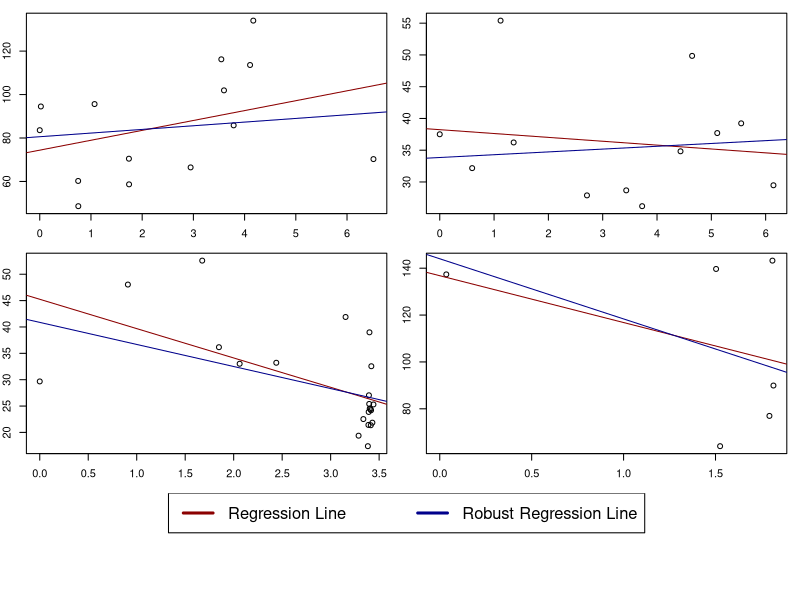
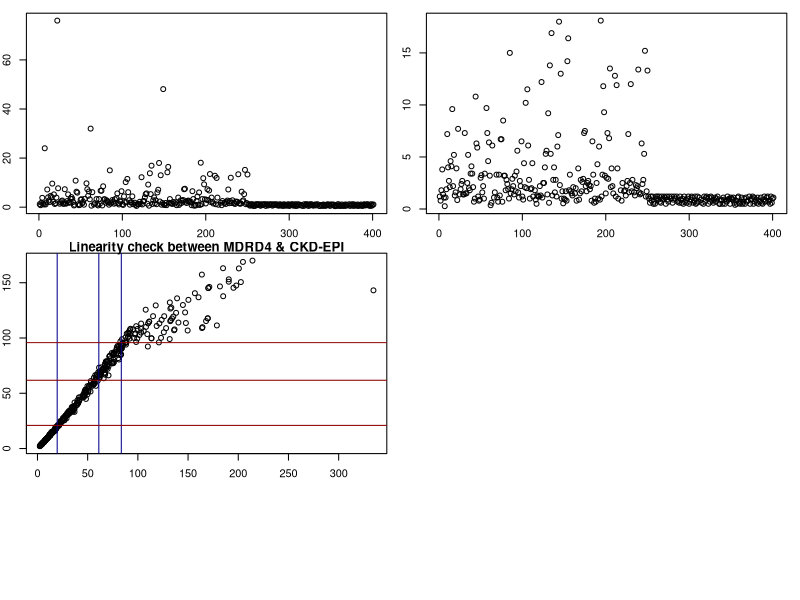
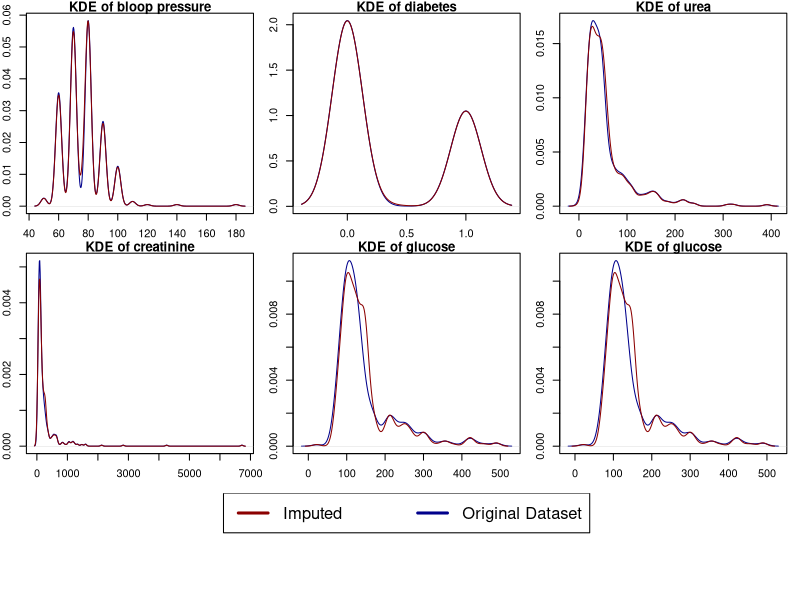

The R source for these figures, in order:
## ---- chunk 1
knitr::opts_chunk$set(echo = TRUE)
require(dplyr)
require(tidyr)
require(data.table)
require(magrittr)
require(ggplot2)
## ---- chunk 2
is.nan.data.frame <- function(x)
  do.call(cbind, lapply(x, is.nan))
## ---- chunk 3
# Enter code here.

# reading datasets and setting primary keys
longegfr1 = data.table(fread('./data/longegfr1.csv'), key=c('id', 'fu.years'))
longegfr2 = data.table(fread('./data/longegfr2.csv'), key=c('ID', 'fu.years'))
colnames(longegfr2) = c('id','fu.years','egfr') # change column names to make joining easier
pk = c('id','fu.years')
longegfr = merge(longegfr1,
                 longegfr2,
                 by=pk,
                 all=TRUE)[order(id,fu.years)] # FULL OUTER JOIN
longegfr %>% summary()
## ---- chunk 4
# Enter code here.
longegfr[,mean_egfr:=mean(egfr),
         by=id]
longegfr[,count_egfr:=length(fu.years),
         by=id]
longegfr[,fu_total:=max(fu.years)-min(fu.years),
         by=id]
summary(longegfr)
longegfr
longegfr$bag_egfr = cut(longegfr$mean_egfr, c(0,15,30,60,90,Inf))

longegfr_nas = longegfr[,sum(is.na(mean_egfr)), by=id]
longegfr_nas[,missing_ind:=ifelse(V1>0,1,0)]
patients_egfr_na = longegfr_nas[,sum(missing_ind)]
cat('There are', patients_egfr_na, 'patients with missing values for \'mean egfr\'')
## ---- chunk 5
# Enter code here.
egfr_90_plus = unique(longegfr[mean_egfr>90, .(id,sex,baseline.age,mean_egfr, count_egfr),])[order(mean_egfr)]
egfr_90_plus
## ---- chunk 6
# Enter code here.
patient_id = c(3,37,162,223)
subset = longegfr[id %in% patient_id, .(id, fu.years, egfr)][order(id, fu.years)]
subset_1 = subset[id==patient_id[1]]
subset_2 = subset[id==patient_id[2]]
subset_3 = subset[id==patient_id[3]]
subset_4 = subset[id==patient_id[4]]
subset_1_rob = subset_1[!(egfr==max(egfr, na.rm=TRUE) | egfr==min(egfr, na.rm=TRUE))]
subset_2_rob = subset_2[!(egfr==max(egfr, na.rm=TRUE) | egfr==min(egfr, na.rm=TRUE))]
subset_3_rob = subset_3[!(egfr==max(egfr, na.rm=TRUE) | egfr==min(egfr, na.rm=TRUE))]
subset_4_rob = subset_4[!(egfr==max(egfr, na.rm=TRUE) | egfr==min(egfr, na.rm=TRUE))]

reg1 = lm(subset_1[,egfr] ~ subset_1[,fu.years])
reg2 = lm(subset_2[,egfr] ~ subset_2[,fu.years])
reg3 = lm(subset_3[,egfr] ~ subset_3[,fu.years])
reg4 = lm(subset_4[,egfr] ~ subset_4[,fu.years])
reg1_rob = lm(subset_1_rob[,egfr] ~ subset_1_rob[,fu.years])
reg2_rob = lm(subset_2_rob[,egfr] ~ subset_2_rob[,fu.years])
reg3_rob = lm(subset_3_rob[,egfr] ~ subset_3_rob[,fu.years])
reg4_rob = lm(subset_4_rob[,egfr] ~ subset_4_rob[,fu.years])

coef_1 = summary(reg1, conf.int=TRUE)$coefficients[2,1]
sd_1   = summary(reg1, conf.int=TRUE)$coefficients[2,2]
coef_2 = summary(reg2, conf.int=TRUE)$coefficients[2,1]
sd_2   = summary(reg2, conf.int=TRUE)$coefficients[2,2]
coef_3 = summary(reg3, conf.int=TRUE)$coefficients[2,1]
sd_3   = summary(reg3, conf.int=TRUE)$coefficients[2,2]
coef_4 = summary(reg4, conf.int=TRUE)$coefficients[2,1]
sd_4   = summary(reg4, conf.int=TRUE)$coefficients[2,2]

ci_1 = c(coef_1 - 2*sd_1 , coef_1 + 2*sd_1)
ci_2 = c(coef_2 - 2*sd_2 , coef_2 + 2*sd_2)
ci_3 = c(coef_3 - 2*sd_3 , coef_3 + 2*sd_3)
ci_4 = c(coef_4 - 2*sd_4 , coef_4 + 2*sd_4)

m <- matrix(c(1,2,3,4,5,5),nrow = 3,ncol = 2,byrow = TRUE)

layout(mat = m,heights = c(0.4,0.4,0.2))

par(mar = c(2,2,1,1))
plot(subset_1[,fu.years], subset_1[,egfr], xlab='years', ylab='patient 1 egfr')
abline(reg1, col='red4')
abline(reg1_rob, col='blue4')
plot(subset_2[,fu.years], subset_2[,egfr], xlab='years', ylab='patient 2 egfr')
abline(reg2, col='red4')
abline(reg2_rob, col='blue4')
plot(subset_3[,fu.years], subset_3[,egfr], xlab='years', ylab='patient 3 egfr')
abline(reg3, col='red4')
abline(reg3_rob, col='blue4')
plot(subset_4[,fu.years], subset_4[,egfr], xlab='years', ylab='patient 4 egfr')
abline(reg4, col='red4')
abline(reg4_rob, col='blue4')
plot(1, type = "n", axes=FALSE, xlab="", ylab="")
plot_colors <- c("blue","black", "green", "orange", "pink")
legend(x = "top",inset = 0,
        legend = c("Regression Line", "Robust Regression Line"), 
        col=c('red4', 'blue4'), lwd=3, cex=1.5, horiz = TRUE)

## ---- chunk 7
# Enter code here.
scr.dt = data.table(fread('./data/scr.csv'))
plot(scr.dt[,scr])
# longegfr_nas[,missing_ind:=ifelse(V1>0,1,0)]

scr.dt[, scr:=ifelse(scr>19, scr/88.42, scr)]
plot(scr.dt[,scr])
IQR_scr = summary(scr.dt[,scr])[5] - summary(scr.dt[,scr])[2]
IQR_scr
## ---- chunk 8
# Enter code here.
scr.dt[,scr_est1:=175*
         scr^(-1.154)*
         age^(-0.203)*
         (fifelse(scr.dt[,sex=='Female'],0.742,1, na=1))*
         (fifelse(scr.dt[,ethnic=='Black'],1.212,1,na=1))]

scr.dt[,min_scr_1:=pmin(scr/fifelse(scr.dt[,sex=='Female'],0.7,0.9,na=1),1, na.rm=TRUE)^(fifelse(scr.dt[,sex=='Female'],-0.329,-0.411,na=1))]
scr.dt[,max_scr_1:=pmax(scr/fifelse(scr.dt[,sex=='Female'],0.7,0.9,na=1),1, na.rm=TRUE)^(-1.209)]
scr.dt[,scr_est2:=141*
         min_scr_1*
         max_scr_1*
         0.993^age*
         (fifelse(scr.dt[,sex=='Female'],1.018,1, na=1))*
         (fifelse(scr.dt[,ethnic=='Black'],1.158,1,na=1))]

scr.dt

mean_est_1 = round(mean(scr.dt$scr_est1, na.rm=TRUE),2)
sd_est_1   = round(sd  (scr.dt$scr_est1, na.rm=TRUE),2)
mean_est_2 = round(mean(scr.dt$scr_est2, na.rm=TRUE),2)
sd_est_2   = round(sd  (scr.dt$scr_est2, na.rm=TRUE),2)

mean_est_1
sd_est_1
mean_est_2
sd_est_2

cor(scr.dt$scr_est1,scr.dt$scr_est2, method='pearson', use = "complete.obs")
## ---- chunk 9
# Enter code here.
plot(scr.dt$scr_est1,scr.dt$scr_est2, xlab='MDRD4', ylab='CKD-EPI', main='Linearity check between MDRD4 & CKD-EPI')
abline(v=mean_est_1, col='blue4')
abline(v=quantile(scr.dt$scr_est1, na.rm=TRUE)[2], col='blue4')
abline(v=quantile(scr.dt$scr_est1, na.rm=TRUE)[4], col='blue4')
abline(h=mean_est_2, col='red4')
abline(h=quantile(scr.dt$scr_est2, na.rm=TRUE)[2], col='red4')
abline(h=quantile(scr.dt$scr_est2, na.rm=TRUE)[4], col='red4')
## ---- chunk 10
# Enter code here.
cohort = data.table(fread('./data/cohort.csv', stringsAsFactors = TRUE))
lab1 = data.table(fread('./data/lab1.csv'))
linker = data.table(fread('./data/linker.csv'))

tmp = merge(cohort, linker, by=c('id'), all=TRUE)
cohort.dt = merge(tmp, lab1, by.x=c('LABID', 'yob'), by.y=c('LABID', 'yob'), all=TRUE)
cohort.dt
## ---- chunk 11
# Enter code here.
cohort_complete = copy(cohort.dt)
cohort_complete[is.na(age), age:=abs(year(Sys.Date())-round(yob))]
cohort_complete
## ---- chunk 12
#' This is a function that takes as impute a column of a data.table and imputes 
#' the NAs with its mean / mode if tha vector is numeric or categorical respectively.
#' @param x A vector of numeric or categorical values for which the NAs will be imputed.
impute.to.mean <- function(x) {
    if (is.numeric(x) || is.integer(x)){
      x[is.na(x)] <- mean(x, na.rm=TRUE)
    } else if(is.factor(x)) {
      x[is.na(x)] <- aggregate(value~factor, FUN=mean)
    }else {
      x[is.na(x)] <- mode(x)
      }
    return(x)
  }
## ---- chunk 13
# diab.dt.imputed2 <- diab.dt %>% copy() %>% 
#                         .[, (numcols) := lapply(.SD, impute.to.median),.SDcols = numcols]
numcols <- cohort_complete %>% select(bp,diabetes,urea,creatinine,glucose) %>% colnames
cohort_complete %>% .[, (numcols) := lapply(.SD, impute.to.mean), .SDcols = numcols]

summary(cohort_complete)

m <- matrix(c(1,2,3,4,5,6,7,7,7),nrow = 3,ncol = 3,byrow = TRUE)
layout(mat = m,heights = c(0.4,0.4,0.2))
par(mar = c(2,2,1,1))
plot(density(cohort.dt$bp, na.rm=TRUE), col='blue4', main='KDE of bloop pressure')
lines(density(cohort_complete$bp), col='red4')
plot(density(cohort.dt$diabetes, na.rm=TRUE), col='blue4', main='KDE of diabetes')
lines(density(cohort_complete$diabetes), col='red4')
plot(density(cohort.dt$urea, na.rm=TRUE), col='blue4', main='KDE of urea')
lines(density(cohort_complete$urea), col='red4')
plot(density(cohort.dt$creatinine, na.rm=TRUE), col='blue4', main='KDE of creatinine')
lines(density(cohort_complete$creatinine), col='red4')
plot(density(cohort.dt$glucose, na.rm=TRUE), col='blue4', main='KDE of glucose')
lines(density(cohort_complete$glucose), col='red4')

plot(density(cohort.dt$glucose, na.rm=TRUE), col='blue4', main='KDE of glucose')
lines(density(cohort_complete$glucose), col='red4')

plot(1, type = "n", axes=FALSE, xlab="", ylab="")
legend(x = "top",inset = 0,
        legend = c("Imputed", "Original Dataset"), 
        col=c('red4', 'blue4'), lwd=3, cex=1.5, horiz = TRUE)
## ---- chunk 14
# Enter code here.
## ---- chunk 15
# Enter code here.
## ---- chunk 16
# Enter code here.
## ---- chunk 17
# Enter code here.
